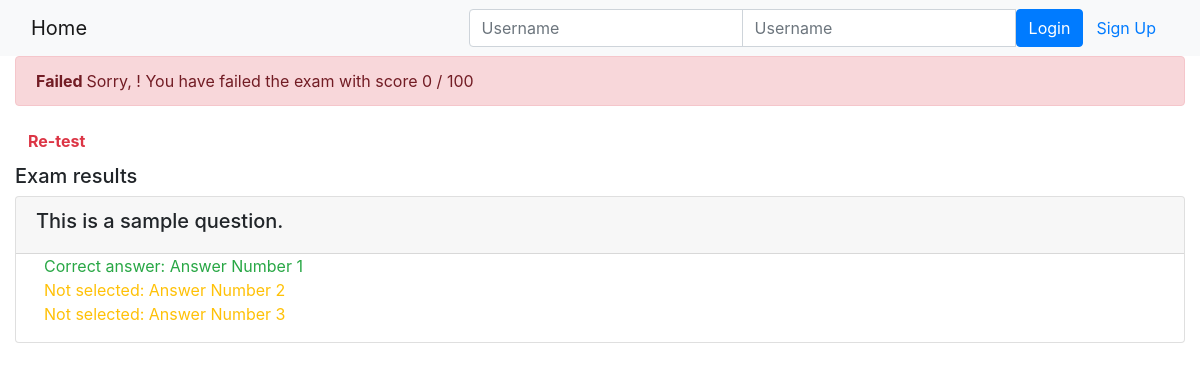
Page /onlinecourse/course/1/submission/1/result/ on the committed database.
### onlinecourse/models.py (models this page shows)
class Question(models.Model):
    courses = models.ManyToManyField(Course)
    question_text = models.CharField(max_length=500, default="This is a sample question.")
    marks = models.FloatField(default=1.0)
    def answered_correctly(self, selected_ids):
        all_answers = self.choice_set.filter(is_correct=True).count()
        selected_correct = self.choice_set.filter(is_correct=True, id__in=selected_ids).count()
        if all_answers == selected_correct:
            return True
        else:
            return False
    def __str__(self):
        return self.question_text

class Choice(models.Model):
    question = models.ForeignKey(Question, models.SET_NULL, null=True)
    choice_text = models.CharField(null=False, max_length=50)
    is_correct = models.BooleanField(default=True)
    def __str__(self):
        return self.choice_text

### onlinecourse/views.py (the view)
def show_exam_result(request, course_id, submission_id):
    course_obj = Course.objects.get(id=course_id)
    context = {}
    context['course'] = course_obj
    submission_choices = Submission.objects.get(id=submission_id).choices.all()
    context['choices'] = submission_choices
    print("Submission choices: \n", submission_choices)
    all_exam_questions = Question.objects.filter(courses=course_id)
    context['questions'] = all_exam_questions
    print("All exam questions: \n", all_exam_questions)
    all_exam_choices = [question.choice_set for question in all_exam_questions]
    print("All exam choices: \n", all_exam_choices)
    submission_score = 0
    max_score = 0
    for question in all_exam_questions:
        max_score += question.marks
        if question.answered_correctly(submission_choices):
            submission_score += question.marks
    context['grade'] = round(submission_score / max_score * 100)
    print("Submission grade: ", submission_score)
    return render(request, 'onlinecourse/exam_result_bootstrap.html', context)

### onlinecourse/templates/onlinecourse/exam_result_bootstrap.html (shortened to what this page needs)
<!DOCTYPE html>
<html lang="en">
<head>
    {% load static %}
    <link rel="stylesheet" href="https://maxcdn.bootstrapcdn.com/bootstrap/4.5.2/css/bootstrap.min.css">
</head>
<body>
 <nav class="navbar navbar-light bg-light">
    <div class="container-fluid">
        <div class="navbar-header">
              <a class="navbar-brand" href="{% url 'onlinecourse:index' %}">Home</a>
        </div>
        <ul class="nav navbar-nav navbar-right">
            {% if user.is_authenticated %}
            <li>
                <a class="btn btn-link" href="#">{{ user.first_name }}({{ user.username }})</a>
                <a class="btn btn-link" href="{% url 'onlinecourse:logout' %}">Logout</a>
            </li>
            {% else %}
            <li>
                <form class="form-inline" action="{% url 'onlinecourse:login' %}" method="post">
                    <div class="input-group">
                        <input type="text" class="form-control" placeholder="Username" name="username" >
                        <input type="password" class="form-control" placeholder="Username" name="psw" >
                        <button class="btn btn-primary" type="submit">Login</button>
                        <a class="btn btn-link" href="{% url 'onlinecourse:registration' %}">Sign Up</a>
                    </div>
                </form>
            </li>
            {% endif %}
        </ul>
    </div>
</nav>
<div class="container-fluid">
    {% if grade > 80 %}
      <div class="alert alert-success">
        <b>Congratulations, {{ user.username }}!</b> You have passed the exam and completed the course with the score {{ grade }} / 100
      </div>
    {% else %}
      <div class="alert alert-danger">
        <b>Failed </b> Sorry, {{ user.username }}! You have failed the exam with score {{ grade }} / 100
      </div>
      <a class="btn btn-link text-danger" href="{% url 'onlinecourse:course_details' course.id %}"><b>Re-test</b></a>
    {% endif %}
    <div class="card-columns-vertical mt-1">
    <h5 class="">Exam results</h5>
        {% for question in questions %}
                <div class="card mt-1">
                    <div class="card-header"><h5>{{ question.question_text}}</h5></div>
                    <div class="form-group ml-2">
                        {% for choice in question.choice_set.all %}
                        <div class="form-check">
                            {% if choice in choices %}
                                {% if choice.is_correct %}
                                <span class="text-success">
                                    Correct answer: {{ choice.choice_text }}
                                </span>
                                {% else %}
                                <span class="text-danger">
                                    Wrong answer: {{ choice.choice_text }}
                                </span>
                                {% endif %}
                            {% else %}
                                {% if choice.is_correct %}
                                <span class="text-warning">
                                    Not selected: {{ choice.choice_text }}
                                </span>
                                {% else %}
                                {{ choice.choice_text }}
                                {% endif %}
                            {% endif %}
                        </div>
                        {% endfor %}
                    </div>
                </div>
        {% endfor %}
    </div>
    </div>
</body>
</html>

### rows in the picture
Question: question_text "This is a sample question."
Choice: choice_text "Answer Number 1"
Choice: choice_text "Answer Number 2"
Choice: choice_text "Answer Number 3"

### other values in the picture
{{ grade }} "0"
